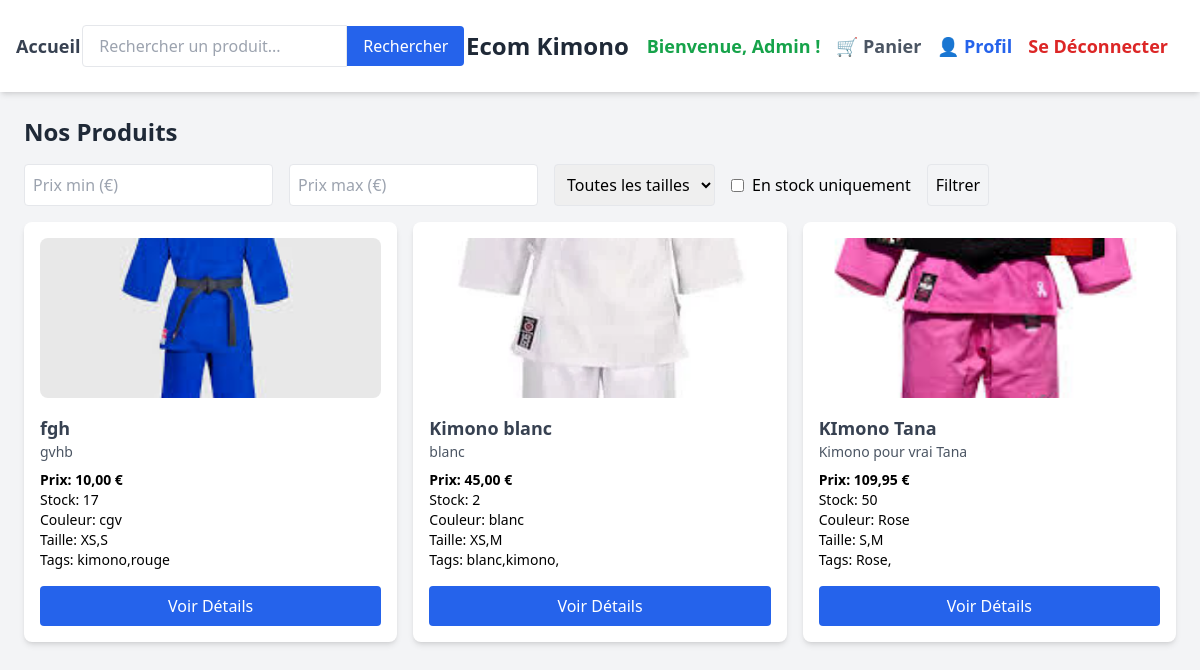
/ (signed in), run on the app's committed database.
### tables this page shows
CREATE TABLE `products` (
  `id` int(10) UNSIGNED NOT NULL,
  `image` varchar(255) NOT NULL,
  `title` varchar(100) NOT NULL,
  `description` text NOT NULL,
  `color` varchar(50) NOT NULL,
  `price` decimal(10,2) NOT NULL,
  `stock` int(10) UNSIGNED NOT NULL DEFAULT 0,
  `size` text NOT NULL,
  `created_at` timestamp NOT NULL DEFAULT current_timestamp(),
  `tags` text DEFAULT NULL
);

### lib/url.php (called while the page is built, shortened)
<?php
function url($path = '') {
    return BASE_URL . 'public/' . ltrim($path, '/');
}
function index() {
    return url('index.php');
}
function produit($id = null) {
    return url('produit.php' . ($id ? '?id=' . intval($id) : ''));
}

### public/index.php (the view, shortened to what this page needs)
<?php
require_once '../lib/url.php';
$pdo = getDatabaseConnection();
$query = "SELECT * FROM products";
$stmt = $pdo->prepare($query);
$stmt->execute();
$products = $stmt->fetchAll(PDO::FETCH_ASSOC);
?>
<!DOCTYPE html>
<html lang="fr">
<head>
    <script src="https://cdn.tailwindcss.com"></script>
</head>
<body class="bg-gray-100">
    <header class="flex flex-col sm:flex-row items-center justify-between p-4 bg-white shadow-md">
        <nav class="flex items-center space-x-4 mb-2 sm:mb-0">
            <a href="<?= index() ?>" class="text-lg font-semibold text-gray-700 hover:text-gray-900">Accueil</a>
        </nav>
        <form method="GET" action="<?= index() ?>" class="flex items-center">
            <input type="search"
                   name="search"
                   placeholder="Rechercher un produit..."
                   value="<?php echo htmlspecialchars($_GET['search'] ?? ''); ?>"
                   class="border rounded-l px-4 py-2 focus:outline-none focus:ring-2 focus:ring-blue-500">
            <button type="submit"
                    class="bg-blue-600 text-white px-4 py-2 rounded-r hover:bg-blue-700">
                Rechercher
            </button>
        </form>
        <h1 class="text-2xl font-bold text-gray-800">Ecom Kimono</h1>
        <nav class="flex items-center space-x-4">
        </nav>
    </header>
    <main class="p-4 sm:p-6">
        <h2 class="text-xl sm:text-2xl font-bold text-gray-800 mb-4 text-center sm:text-left">Nos Produits</h2>
        <form method="GET" action="<?= index() ?>" class="flex flex-wrap gap-4 items-center mb-4">
            <input type="number" name="min_price" placeholder="Prix min (€)" value="<?php echo htmlspecialchars($_GET['min_price'] ?? ''); ?>" class="border p-2 rounded">
            <input type="number" name="max_price" placeholder="Prix max (€)" value="<?php echo htmlspecialchars($_GET['max_price'] ?? ''); ?>" class="border p-2 rounded">
            <select name="size" class="border p-2 rounded">
                <option value="">Toutes les tailles</option>
            </select>
            <label class="flex items-center">
                <input type="checkbox" name="in_stock" value="1" <?php echo isset($_GET['in_stock']) ? 'checked' : ''; ?> class="mr-2">
                En stock uniquement
            </label>
            <button type="submit" class="border p-2 rounded">Filtrer</button>
        </form>
        <div class="grid grid-cols-1 sm:grid-cols-2 md:grid-cols-3 gap-4">
            <?php foreach ($products as $product): ?>
                <div class="bg-white p-4 rounded-lg shadow-md">
                    <a href="<?= produit($product['id']) ?>">
                        <img src="<?php echo htmlspecialchars($product['image']); ?>" alt="<?php echo htmlspecialchars($product['title']); ?>" class="w-full h-40 object-cover mb-4 rounded-lg">
                        <h3 class="text-lg font-bold text-gray-700"><?php echo htmlspecialchars($product['title']); ?></h3>
                    </a>
                    <p class="text-gray-600 text-sm"><?php echo htmlspecialchars($product['description']); ?></p>
                    <p class="font-bold mt-2 text-sm">Prix: <?php echo number_format($product['price'], 2, ',', ' '); ?> €</p>
                    <p class="text-sm">Stock: <?php echo $product['stock']; ?></p>
                    <p class="text-sm">Couleur: <?php echo htmlspecialchars($product['color']); ?></p>
                    <p class="text-sm">Taille: <?php echo htmlspecialchars($product['size']); ?></p>
                    <p class="text-sm">Tags: <?php echo htmlspecialchars($product['tags']); ?></p>
                    <a href="<?= produit($product['id']) ?>" class="mt-4 block bg-blue-600 text-white px-4 py-2 rounded hover:bg-blue-700 text-center">Voir Détails</a>
                </div>
            <?php endforeach; ?>
        </div>
    </main>
</body>
</html>

### data on the page
products: image (picture), title "fgh", description "gvhb", price "10,00", stock "17", color "cgv", size "XS,S", tags "kimono,rouge"
products: image (picture), title "Kimono blanc", description "blanc", price "45,00", stock "2", color "blanc", size "XS,M", tags "blanc,kimono,"
products: image (picture), title "KImono Tana", description "Kimono pour vrai Tana", price "109,95", stock "50", color "Rose", size "S,M", tags "Rose,"

### other printed values
$_SESSION['username'] "Admin"
